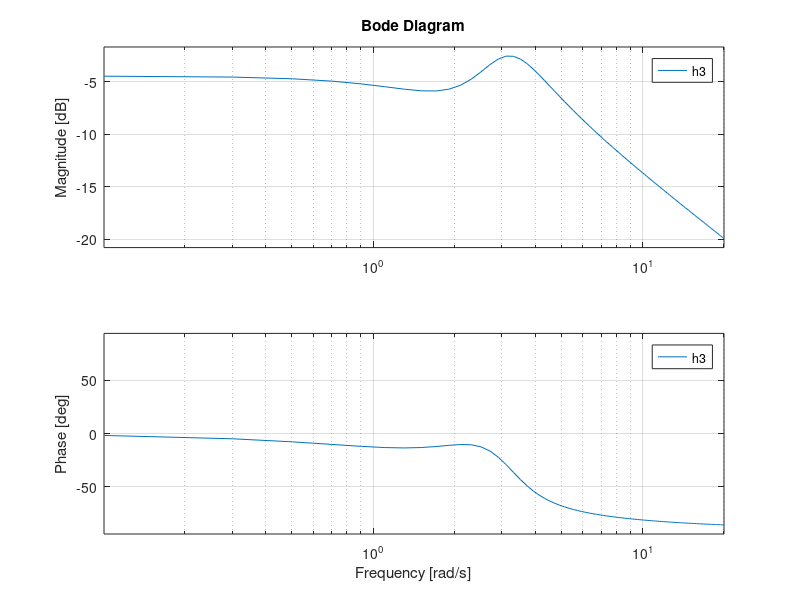

MATLAB code to generate this figure:
clear all;
close all;

omega = linspace(-20,20,200); % taking 200 points between -20 and 20

b0 = [1 -1]; % Numerator coefficients
a0 = [1 2 2]; % Demoninator coefficients

b1 = [1 5]; % Numerator coefficients
a1 = [1 2 3]; % Demoninator coefficients

b2 = [2 5 12]; % Numerator coefficients
a2 = [1 2 10]; % Demoninator coefficients

b3 = [2 5 12]; % Numerator coefficients
a3 = [1 4 14 20]; % Demoninator coefficients

h0 = tf(b0,a0); % taking denominator and the nominator for bode function
subplot(2,2,1);
bode(h0,omega)

h1 = tf(b1,a1); % taking denominator and the nominator for bode function
subplot(2,2,2);
bode(h1,omega)

h2 = tf(b2,a2); % taking denominator and the nominator for bode function
subplot(2,2,3);
bode(h2,omega)

h3 = tf(b3,a3); % taking denominator and the nominator for bode function
subplot(2,2,4);
bode(h3,omega)
